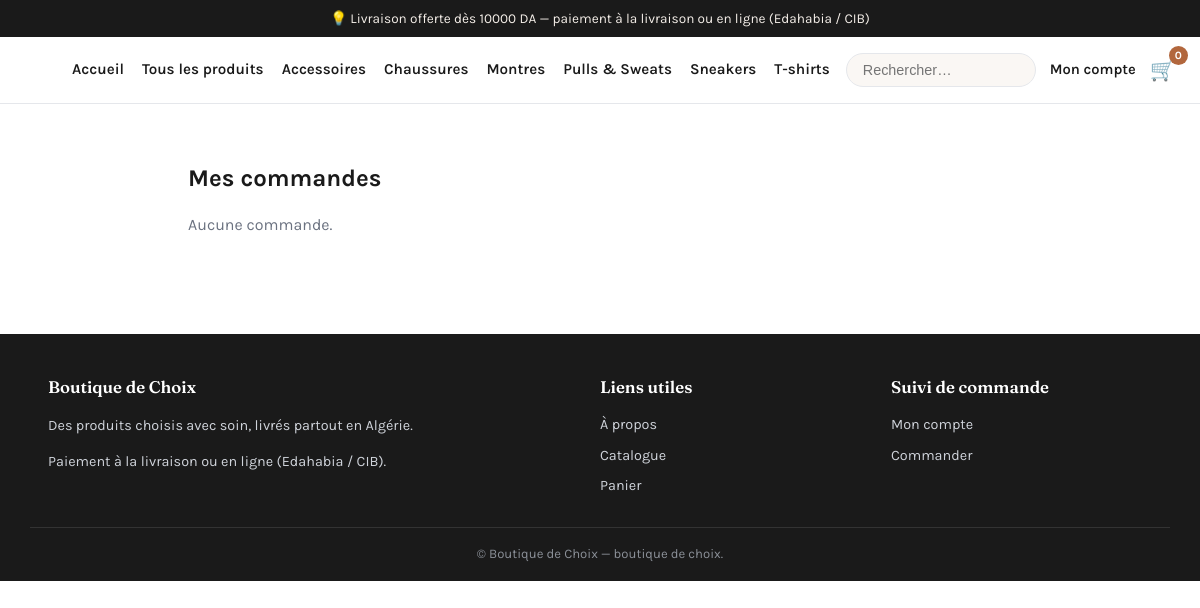
Page /compte/commandes/ (signed in) on the committed database.
### apps/catalog/models.py (models this page shows, shortened)
class Category(models.Model):
    name = models.CharField("Nom", max_length=120)
    slug = models.SlugField("Slug", max_length=140, unique=True, blank=True)
    parent = models.ForeignKey(
        "self",
        verbose_name="Catégorie parente",
        on_delete=models.CASCADE,
        null=True,
        blank=True,
        related_name="children",
    )
    image = models.ImageField(
        "Image", upload_to="categories/", null=True, blank=True
    )
    description = models.TextField("Description", blank=True)
    is_active = models.BooleanField("Active", default=True)
    order = models.PositiveIntegerField("Ordre", default=0)
    class Meta:
        verbose_name = "Catégorie"
        verbose_name_plural = "Catégories"
        ordering = ["order", "name"]
    def get_absolute_url(self):
        return reverse("catalog:category", kwargs={"slug": self.slug})

### apps/accounts/views.py (the view)
# urls.py: path("commandes/", views.OrderListView.as_view(), name="orders"),
class OrderListView(LoginRequiredMixin, ListView):
    template_name = "accounts/orders.html"
    context_object_name = "orders"
    paginate_by = 15
    def get_queryset(self):
        return Order.objects.filter(user=self.request.user).order_by("-created_at")

### apps/cart/services.py (called while the page is built)
    def __len__(self):
        return sum(data["qty"] for data in self.cart.values())

### apps/core/context_processors.py (called while the page is built)
def store_settings(request):
    cart = CartSession(request)
    return {
        "store_name": settings.STORE_NAME,
        "store_currency_symbol": settings.CURRENCY_SYMBOL,
        "store_categories": Category.objects.filter(is_active=True),
        "cart_count": len(cart),
        "free_shipping_threshold": settings.SHIPPING_FREE_THRESHOLD,
        "shipping_flat_rate": settings.SHIPPING_FLAT_RATE,
        "allow_cod": settings.ALLOW_PAYMENT_ON_DELIVERY,
    }

### templates/accounts/orders.html (shortened to what this page needs)
{% extends "core/base.html" %}
{% block content %}
<div class="container" style="padding:40px 18px;max-width:860px;">
  <h1 style="font-size:1.5rem;">Mes commandes</h1>
  {% for order in orders %}
    <a href="{{ order.get_absolute_url }}" style="display:block;padding:14px 18px;border:1px solid var(--line);border-radius:12px;margin-top:12px;color:var(--ink);">
      <div style="display:flex;justify-content:space-between;flex-wrap:wrap;gap:6px;">
        <span style="font-weight:700;">{{ order.order_number }}</span>
        <span>{{ order.total|floatformat:0 }} {{ store_currency_symbol }} — {{ order.status_label }}</span>
      </div>
      <div style="font-size:.84rem;color:var(--muted);">{{ order.created_at|date:"d/m/Y" }} • {{ order.payment_status }}</div>
    </a>
  {% empty %}
    <p style="color:var(--muted);">Aucune commande.</p>
  {% endfor %}
</div>
{% endblock %}

### templates/core/base.html (shortened to what this page needs)
{% load static %}
<!DOCTYPE html>
<html lang="fr">
<head>
  <link rel="stylesheet" href="{% static 'css/style.css' %}">
</head>
<body>
  <div class="announce">
    💡 Livraison offerte dès {{ free_shipping_threshold }} {{ store_currency_symbol }} —
    paiement à la livraison ou en ligne (Edahabia / CIB)
  </div>
  <header class="site-header">
    <div class="container header-inner">
      <nav id="mainNav" class="main-nav" aria-label="Navigation principale">
        <a href="{% url 'core:home' %}">Accueil</a>
        <a href="{% url 'catalog:product_list' %}">Tous les produits</a>
        {% for cat in store_categories|slice:":6" %}
          <a href="{{ cat.get_absolute_url }}">{{ cat.name }}</a>
        {% endfor %}
      </nav>
      <div class="header-actions">
        <form class="header-search" action="{% url 'catalog:product_list' %}" method="get" role="search">
          <input type="search" name="q" placeholder="Rechercher…" aria-label="Rechercher un produit">
        </form>
        {% if user.is_authenticated %}
          <a class="header-link" href="{% url 'accounts:dashboard' %}">Mon compte</a>
        {% else %}
          <a class="header-link" href="{% url 'accounts:login' %}">Connexion</a>
        {% endif %}
        <a class="cart-link" href="{% url 'cart:cart_detail' %}">
          <span aria-hidden="true">🛒</span>
          <span class="cart-count" id="cartCount">{{ cart_count }}</span>
        </a>
      </div>
    </div>
  </header>
  <main id="main">
    {% block content %}{% endblock %}
  </main>
  <footer class="site-footer">
    <div class="container footer-grid">
      <div>
        <h4>{{ store_name }}</h4>
        <p>Des produits choisis avec soin, livrés partout en Algérie.</p>
        <p>Paiement à la livraison ou en ligne (Edahabia / CIB).</p>
      </div>
      <div>
        <h4>Liens utiles</h4>
        <a href="{% url 'core:about' %}">À propos</a>
        <a href="{% url 'catalog:product_list' %}">Catalogue</a>
        <a href="{% url 'cart:cart_detail' %}">Panier</a>
      </div>
      <div>
        <h4>Suivi de commande</h4>
        <a href="{% url 'accounts:dashboard' %}">Mon compte</a>
        <a href="{% url 'orders:checkout' %}">Commander</a>
      </div>
    </div>
    <div class="container footer-bottom">
      &copy; {{ store_name }} — boutique de choix.
    </div>
  </footer>
</body>
</html>

### static/css/style.css (style rules this page uses)
:root { --ink: #1a1a1a; --muted: #6b7280; --line: #e5e7eb; --accent: #b2673d; --accent-dark: #934f2c; --accent-soft: #f6ece4; --bg: #ffffff; --bg-soft: #faf7f4; --green: #1f7a3d; --red: #b3261e; --radius: 12px; --shadow: 0 8px 24px rgba(0, 0, 0, .07); --font: "Karla", "Segoe UI", system-ui, -apple-system, "Helvetica Neue", Arial, sans-serif; --font-display: "Fraunces", Georgia, "Times New Roman", serif; }
* { box-sizing: border-box; }
html { scroll-behavior: smooth; }
body { margin: 0; font-family: var(--font); color: var(--ink); background: var(--bg); line-height: 1.55; -webkit-font-smoothing: antialiased; }
a { color: var(--accent-dark); text-decoration: none; }
.container { max-width: 1140px; margin: 0 auto; padding: 0 18px; }
.announce { background: var(--ink); color: #f5efe9; text-align: center; font-size: .85rem; padding: 8px 16px; }
.site-header { position: sticky; top: 0; z-index: 40; background: rgba(255,255,255,.96); backdrop-filter: blur(6px); border-bottom: 1px solid var(--line); }
.header-inner { display: flex; align-items: center; gap: 16px; padding-top: 12px; padding-bottom: 12px; }
.main-nav { display: flex; gap: 18px; font-weight: 600; font-size: .95rem; margin-left: 8px; }
.main-nav a { color: var(--ink); white-space: nowrap; }
.header-actions { margin-left: auto; display: flex; align-items: center; gap: 14px; }
.header-search input { border: 1px solid var(--line); border-radius: 999px; padding: 8px 16px; font-size: .9rem; width: 190px; background: var(--bg-soft); }
.header-link { font-weight: 600; font-size: .92rem; color: var(--ink); white-space: nowrap; }
.cart-link { position: relative; font-size: 1.3rem; color: var(--ink); }
.cart-count { position: absolute; top: -8px; right: -12px; min-width: 19px; height: 19px; background: var(--accent); color: #fff; font-size: .7rem; font-weight: 700; border-radius: 999px; display: inline-grid; place-items: center; padding: 0 5px; }
.site-footer { background: var(--ink); color: #cfd3da; margin-top: 40px; }
.footer-grid { display: grid; grid-template-columns: 2fr 1fr 1fr; gap: 30px; padding-top: 40px; padding-bottom: 26px; }
.site-footer h4 { color: #fff; margin: 0 0 10px; font-family: var(--font-display); font-size: 1.05rem; font-weight: 600; }
.site-footer a { display: block; color: #cfd3da; padding: 4px 0; font-size: .9rem; }
.site-footer p { font-size: .9rem; }
.footer-bottom { border-top: 1px solid #333; padding: 16px 18px; text-align: center; font-size: .82rem; color: #8b9098; }

### rows in the picture
Category: name "Accessoires"
Category: name "Chaussures"
Category: name "Montres"
Category: name "Pulls & Sweats"
Category: name "Sneakers"
Category: name "T-shirts"

### other values in the picture
{{ free_shipping_threshold }} "10000"
{{ store_currency_symbol }} "DA"
{{ cart_count }} "0"
{{ store_name }} "Boutique de Choix"
